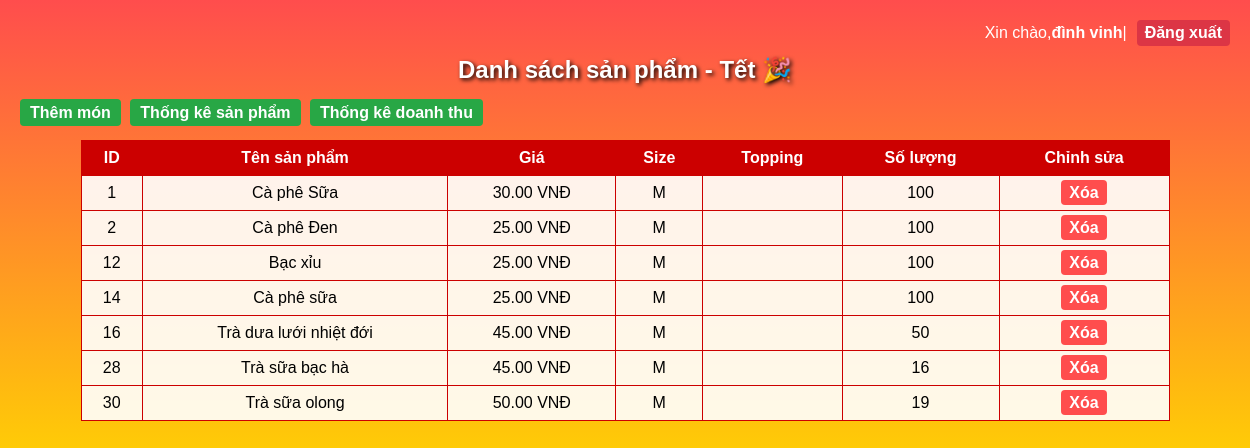
/index.php (signed in), run on the app's committed database.
### tables this page shows
CREATE TABLE `addproducts` (
  `ProductID` int(11) NOT NULL,
  `ProductName` varchar(100) DEFAULT NULL,
  `Price` decimal(10,2) DEFAULT NULL,
  `QuantityInStock` int(11) DEFAULT NULL,
  `Quantity` int(11) NOT NULL DEFAULT 1,
  `Size` varchar(50) DEFAULT 'M',
  `Topping` varchar(255) DEFAULT '',
  `Edit` varchar(255) DEFAULT NULL,
  `Sold` int(11) NOT NULL DEFAULT 0
);

### index.php (the view, shortened to what this page needs)
<?php
require_once __DIR__ . "/connect.php";
$sql = "SELECT * FROM addproducts";
$result = $conn->query($sql);
?>
<!DOCTYPE html>
<html lang="vi">
<head>
    <link rel="stylesheet" href="index.css">
</head>
<body>
<div class="top-bar">
    Xin chào, <strong><?= $_SESSION['username'] ?></strong> |
    <a href="logout.php">Đăng xuất</a>
</div>
<h2>Danh sách sản phẩm - Tết 🎉</h2>
<a href="add.php" class="action-btn">Thêm món</a>
<a href="thongkesp.php" class="action-btn">Thống kê sản phẩm</a>
<a href="thongke.php" class="action-btn">Thống kê doanh thu</a>
<br><br>
<table border="1" cellpadding="5" cellspacing="0">
    <tr>
        <th>ID</th>
        <th>Tên sản phẩm</th>
        <th>Giá</th>
        <th>Size</th>
        <th>Topping</th>
        <th>Số lượng</th>
        <th>Chỉnh sửa</th>
    </tr>
    <?php if ($result && $result->num_rows > 0): ?>
        <?php while ($row = $result->fetch_assoc()): ?>
            <tr>
                <td><?= $row['ProductID'] ?></td>
                <td><?= $row['ProductName'] ?></td>
                <td><?= number_format($row['Price'], 0, ',', '.') ?>.00 VNĐ</td>
                <td><?= $row['Size'] ?></td>
                <td><?= $row['Topping'] ?></td>
                <td><?= $row['Quantity'] ?></td>
                <td>
                    <a href="?delete_id=<?= $row['ProductID'] ?>"
                       class="delete-btn"
                       onclick="return confirm('Bạn có chắc muốn xóa sản phẩm này?')">
                       Xóa
                    </a>
                </td>
            </tr>
        <?php endwhile; ?>
    <?php else: ?>
        <tr><td colspan="7">Không có dữ liệu</td></tr>
    <?php endif; ?>
</table>
</body>
</html>

### index.css (style rules this page uses)
body { font-family: Arial, sans-serif; background: linear-gradient(to bottom, #ff4d4d, #ffd700); margin: 0; padding: 20px; overflow-x: hidden; position: relative; }
.top-bar { display: flex; justify-content: flex-end; align-items: center; margin-bottom: 10px; font-size: 16px; color: #fff; }
.top-bar a { margin-left: 10px; color: #fff; background-color: #dc3545; padding: 4px 8px; border-radius: 4px; text-decoration: none; font-weight: bold; }
h2 { text-align: center; color: #fff; text-shadow: 2px 2px 4px #000; margin-top: 0; }
a.action-btn { text-decoration: none; color: #fff; background-color: #28a745; padding: 5px 10px; border-radius: 4px; margin-right: 5px; font-weight: bold; }
table { border-collapse: collapse; width: 90%; margin: 0 auto 50px auto; background-color: rgba(255,255,255,0.9); }
table, th, td { border: 1px solid #c00; padding: 8px; }
th { background-color: #c00; color: #fff; font-weight: bold; }
td { text-align: center; }
td a.delete-btn { background-color: #ff4d4d; color: #fff; padding: 4px 8px; border-radius: 4px; font-weight: bold; text-decoration: none; }

### data on the page
addproducts: ProductID "1", ProductName "Cà phê Sữa", Price "30", Size "M", Quantity "100"
addproducts: ProductID "2", ProductName "Cà phê Đen", Price "25", Size "M", Quantity "100"
addproducts: ProductID "12", ProductName "Bạc xỉu", Price "25", Size "M", Quantity "100"
addproducts: ProductID "14", ProductName "Cà phê sữa", Price "25", Size "M", Quantity "100"
addproducts: ProductID "16", ProductName "Trà dưa lưới nhiệt đới", Price "45", Size "M", Quantity "50"
addproducts: ProductID "28", ProductName "Trà sữa bạc hà", Price "45", Size "M", Quantity "16"
addproducts: ProductID "30", ProductName "Trà sữa olong", Price "50", Size "M", Quantity "19"

### other printed values
$_SESSION['username'] "đình vinh"
